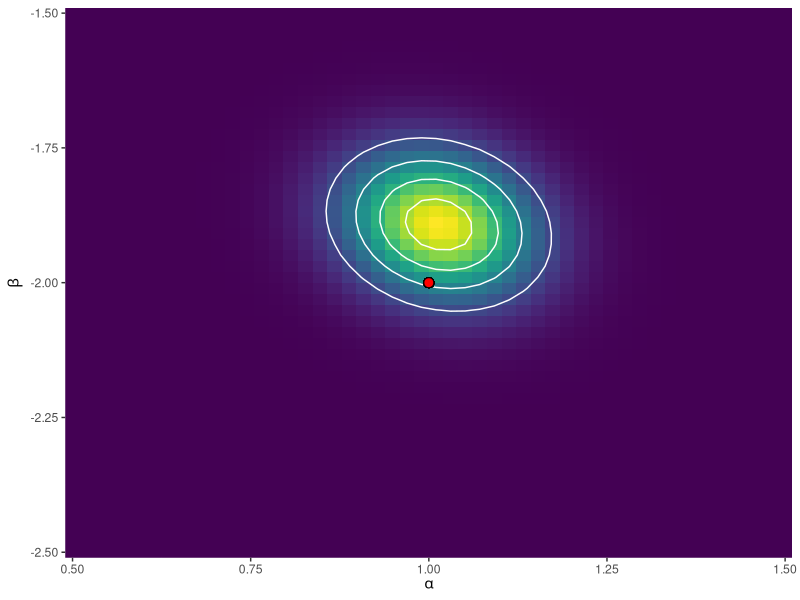
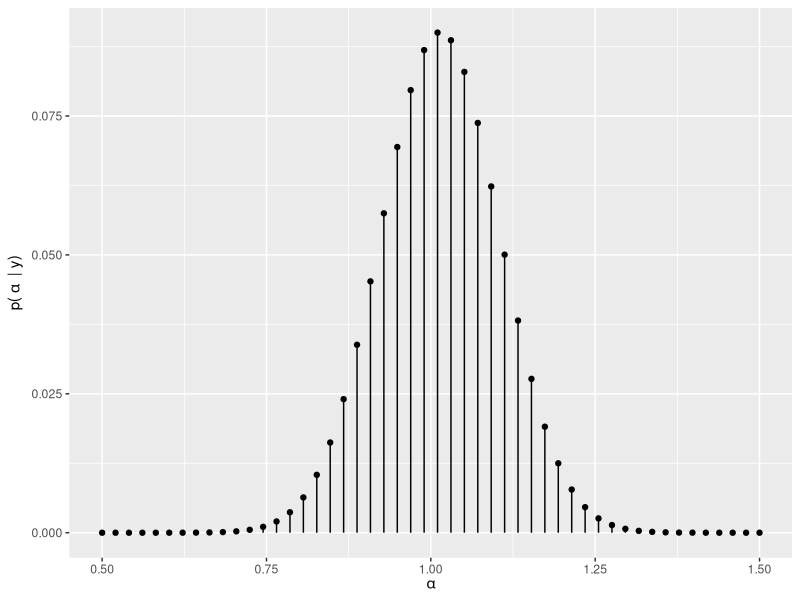
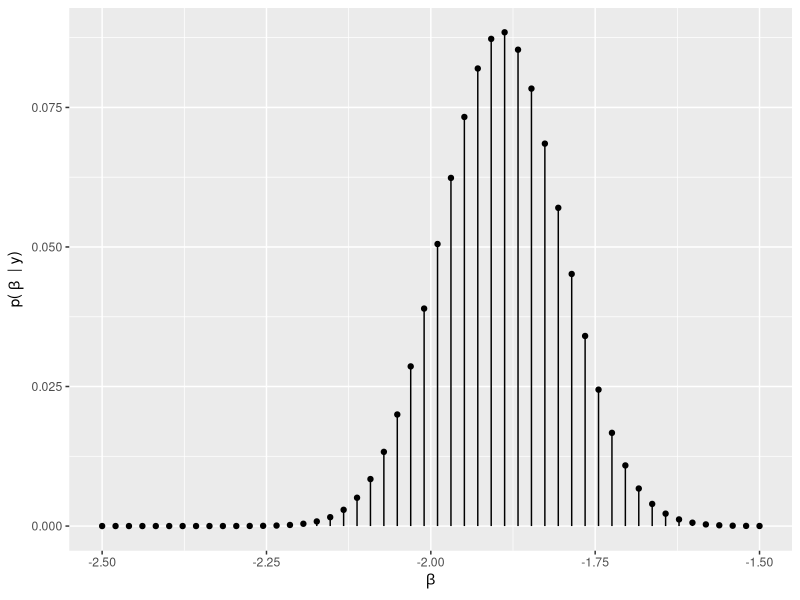

These figures' R source, in order:
## ---- chunk 1
#| warning: false
#| fig-width: 7
#| fig-align: center
#| fig-cap: Distribución a posteriori evaluada en una grilla de 50×50 puntos.<br>
#|    El punto indica los valores de $\alpha$ y $\beta$ utilizados para generar los 
#|    datos.
library(dplyr)
library(ggplot2)

set.seed(121195)

# Generación de datos
alpha <- 1
beta <- -2
sigma <- 0.8
n <- 80
x <- rnorm(n)
y <- rnorm(n, alpha + beta * x, sigma)
df <- data.frame(x = x, y = y)

# Crear grilla para alfa y beta
grid_a <- seq(0.5, 1.5, length.out = 50)
grid_b <- seq(-2.5, -1.5, length.out = 50)

# Crear todas las combinaciones entre los valores de las dos grillas
grid_df <- expand.grid(grid_a, grid_b)

# Utilizar nombres indicativos
names(grid_df) <- c("a", "b")

# Crear vectores que van a contener los valores de la
# función de verosimilitud y del posterior
likelihood <- numeric(nrow(grid_df))
posterior <- numeric(nrow(grid_df))

# Calcular la función de verosimilitud en cada punto
for (i in seq_along(likelihood)) {
    likelihood[i] <- prod(dnorm(y, grid_df$a[i] + grid_df$b[i] * x, sigma))
}
# Calcular el posterior en cada punto
posterior <- (
    likelihood 
    * dnorm(grid_df$a, mean = 0, sd = 1.5) # alpha ~ Normal(0, 1.5)
    * dnorm(grid_df$b, mean = 0, sd = 2)   # beta ~ Normal(0, 2)
)

# Escalar el posterior para que sea propio
posterior <- posterior / sum(posterior)

# Incorporar likelihood y posterior al data frame
grid_df$likelihood <- likelihood
grid_df$posterior <- posterior

# Graficar con ggplot
ggplot(grid_df, aes(x = a, y = b)) +
    geom_raster(aes(fill = posterior)) +
    stat_contour(aes(z = posterior), col = "white", bins = 5) +
    geom_point(x = alpha, y = beta, color = "black", fill = "red", size = 3, pch = 21) +
    labs(x = expression(alpha), y = expression(beta)) +
    viridis::scale_fill_viridis() +
    theme(legend.position = "none") +
    scale_x_continuous(expand = c(0, 0)) +
    scale_y_continuous(expand = c(0, 0))
## ---- chunk 2
#| fig-width: 7
#| fig-align: center
#| fig-cap: Distribución marginal de $\alpha$.
posterior_a_df <- grid_df |>
    group_by(a) |>
    summarise(p = sum(posterior))

ggplot(posterior_a_df) +
    geom_segment(aes(x = a, xend = a, y = 0, yend = p)) +
    geom_point(aes(x = a, y = p)) +
    labs(x = expression(alpha), y = expression("p(" ~ alpha ~ " | y)"))
## ---- chunk 3
#| fig-width: 7
#| fig-align: center
#| fig-cap: Distribución marginal de $\beta$.
posterior_b_df <- grid_df |>
    group_by(b) |>
    summarise(p = sum(posterior))

ggplot(posterior_b_df) +
    geom_segment(aes(x = b, xend = b, y = 0, yend = p)) +
    geom_point(aes(x = b, y = p)) +
    labs(x = expression(beta), y = expression("p(" ~ beta ~ " | y)"))
## ---- chunk 4
sum(posterior_a_df$p[posterior_a_df$a > 0.95])
## ---- chunk 5
sum(posterior_b_df$p[posterior_b_df$b < -2])
